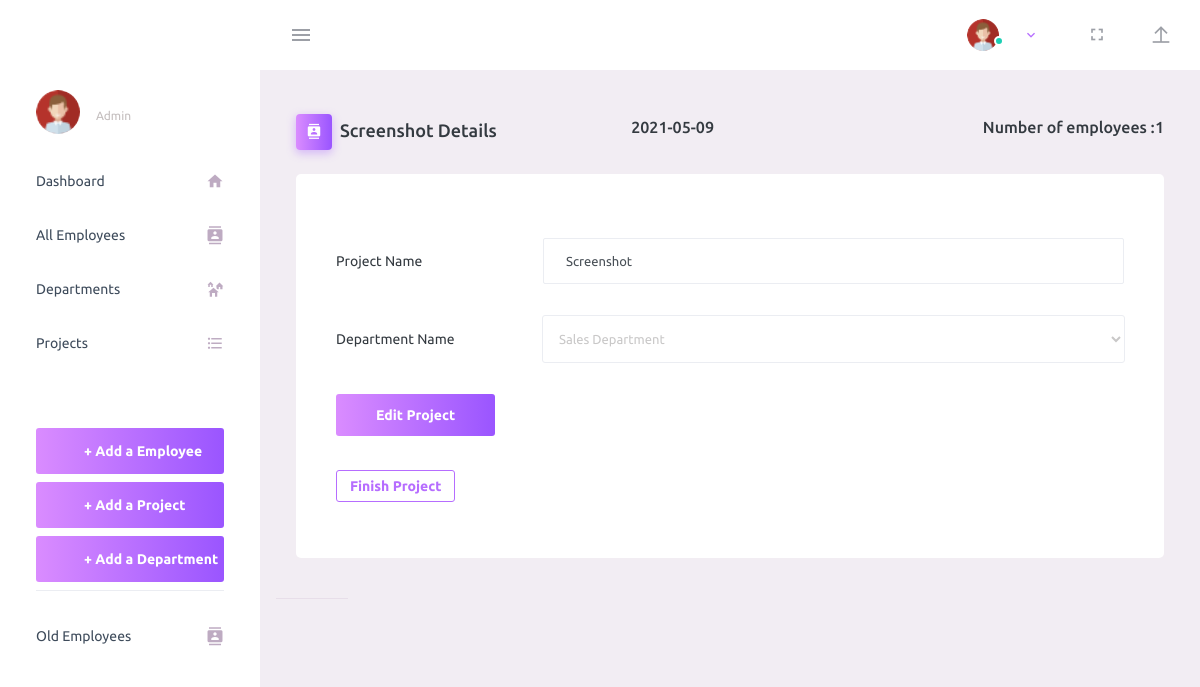
The app's page /project_update.php?id=25 with its own data.
### tables this page shows
CREATE TABLE `project` (
  `ProjectId` int(11) NOT NULL,
  `ProjName` varchar(40) NOT NULL,
  `DepartmentId` int(11) NOT NULL,
  `StartingDate` date NOT NULL,
  `FinishDate` date DEFAULT NULL,
  `status` int(2) NOT NULL DEFAULT 1 COMMENT '0 is finished,1 is active'
);

CREATE TABLE `department` (
  `DepartmentId` int(11) NOT NULL,
  `DeptName` varchar(40) NOT NULL,
  `Location` varchar(55) NOT NULL
);

### project_update.php (the view, shortened to what this page needs)
<?php
include "db_conn.php";
if(isset($_GET['id'])) {
  $projid=$_GET['id'];
  $query = "SELECT * FROM project WHERE ProjectId='".$projid."'";
  $result = mysqli_query($conn, $query) or die ( mysqli_error());
  $row = mysqli_fetch_assoc($result);
}
$query1 = "SELECT DeptName FROM department where DepartmentId='".$row['DepartmentId']."'";
$result1 = mysqli_query($conn, $query1) or die ( mysqli_error());
$rowdept = mysqli_fetch_assoc($result1);
$query2 = "SELECT EmployeeId FROM employee WHERE ProjectId = '".$row["ProjectId"]."' ";
$query_run2 = mysqli_query($conn, $query2);
$row2 = mysqli_num_rows($query_run2);
?>
<head>
  <link rel="stylesheet" href="assets/vendors/mdi/css/materialdesignicons.min.css">
  <link rel="stylesheet" href="assets/vendors/css/vendor.bundle.base.css">
  <link rel="stylesheet" href="assets/css/style.css">
</head>
<body>
  <div class="container-scroller">
    <?php include "nav.php" ?>
    <div class="container-fluid page-body-wrapper">
      <?php include "sidebar.php" ?>
      <div class="main-panel">
        <div class="content-wrapper">
          <div class="page-header">
            <h3 class="page-title">
              <span class="page-title-icon bg-gradient-primary text-white mr-2">
                <i class="mdi mdi-contacts"></i>
              </span><?php echo $row['ProjName']; ?> Details
            </h3>
            <h5><?php echo $row['StartingDate']; ?></h5> <br> <h5>Number of employees :<?php echo $row2; ?></h5>
          </div>
          <div class="row" style="margin-top:2%;">
            <div class="col-lg-12 grid-margin stretch-card">
              <div class="card">
                <div class="card-body">
                  <form class="forms-sample" role = "form" onsubmit="false"
                     action = "" method = "post">
                    <div class="form-group row">
                      <label for="exampleInputUsername2" class="col-sm-3 col-form-label">Project Name</label>
                      <div class="col-sm-9">
                        <input type="text" name="ProjName" value="<?php echo $row['ProjName']; ?>" class="form-control" id="exampleInputUsername2" placeholder="Project Name">
                      </div>
                    </div>
                    <div class="form-group row">
                      <label class="col-sm-3 col-form-label">Department Name</label>
                      <div class="col-sm-9">
                        <select name="DeptName" class="form-control">
                          <option value="Sales Department"<?php if($rowdept['DeptName'] == 'Sales Department'): ?> selected="selected"<?php endif; ?>>Sales Department</option>
                        </select>
                      </div>
                    </div>
                    <button type="submit" name="submit" class="btn btn-gradient-primary mr-2">Edit Project</button>
                  </form>
                  <br>
                  <form class="forms-sample" role = "form" onsubmit="false"
                     action = "" method = "post">
                     <?php if($row['status'] == 1): ?>
                     <a href="">
                     <button class="btn btn-sm btn-outline-primary view_billing" name="finish" type="submit" onClick="return confirm('Are you sure?');">Finish Project</button> </a>
                     <?php else: ?>
                       <a href="">
                       <button class="btn btn-sm btn-outline-danger view_billing" type="button" style="background-color:red;color:white;" disabled>Project Finished</button> </a>
                       <?php endif; ?>
                  </form>
                </div>
              </div>
            </div>
            <footer class="footer">
            </footer>
          </div>
        </div>
      </div>
</body>
</html>

### records on screen
project: ProjName "Screenshot", StartingDate "2021-05-09"
department: DeptName "Sales Department"

### other values on screen
$row2 "1"
